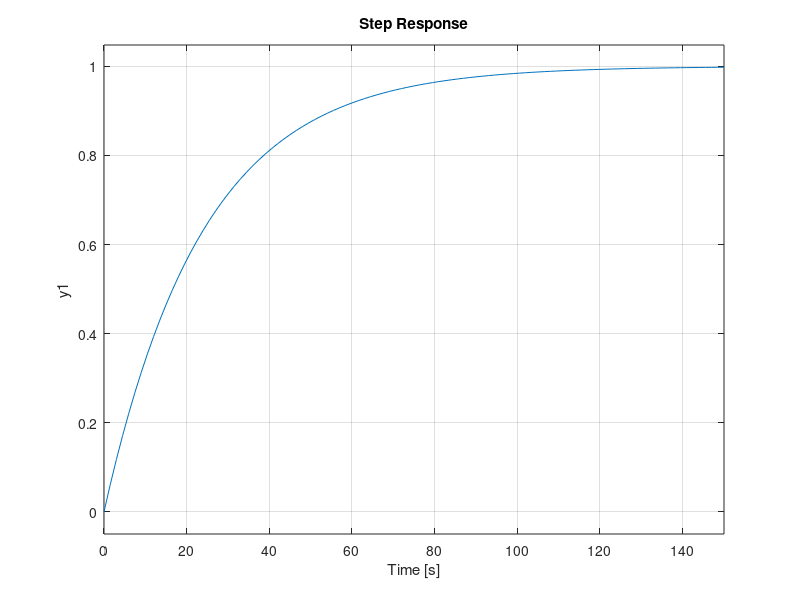
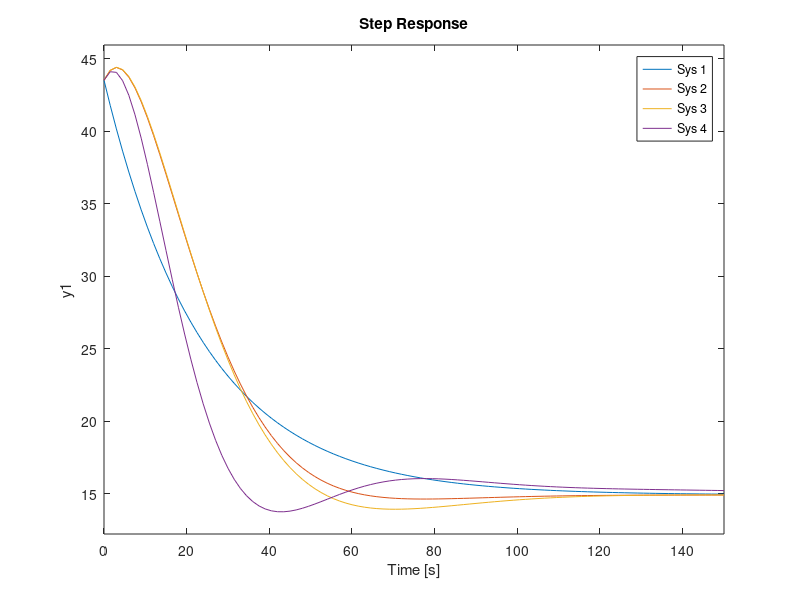
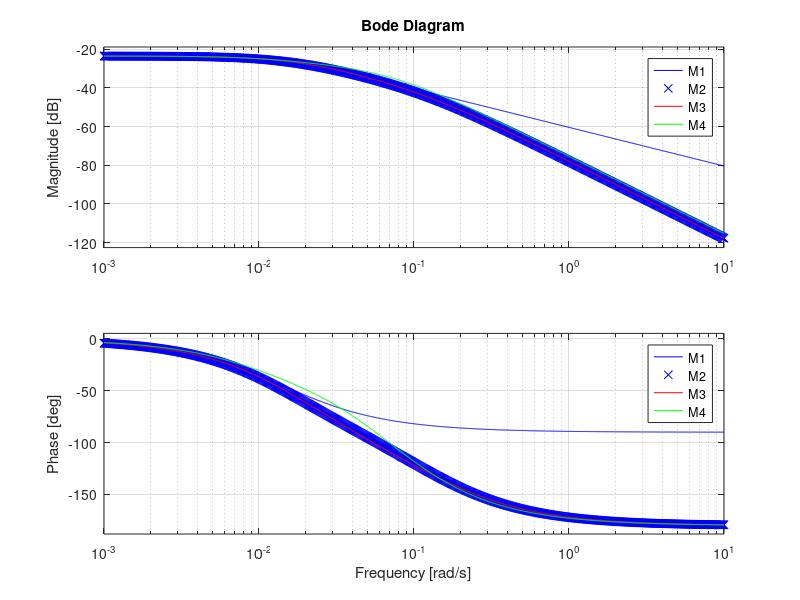
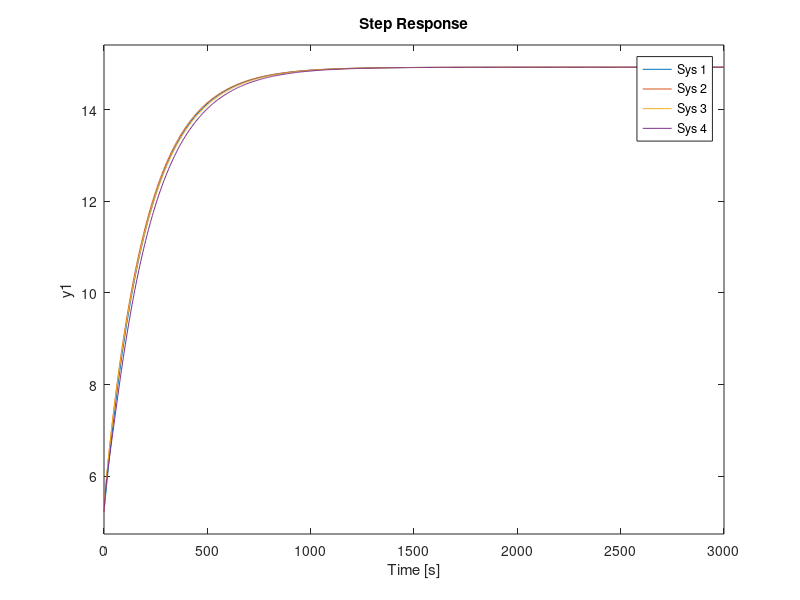

The MATLAB script that drew these images, in order:
close all
clear all
clc

% laboratorio precedente
%     mu=3.7/30;
%     Tau11=100;
%     M1=tf(mu,[Tau11 1]);
%     Tau21 = Tau11/10;
%     M2=tf(mu,conv([Tau11 1],[Tau21 1]));
%     Tau1 = 120;
%     Tau2 = Tau1/10;
%     Tau3 = Tau1/10;
%     T1 = Tau1/3;
%     M3=tf(mu*[T1 1],conv(conv([Tau1 1],[Tau2 1]),[Tau3 1]));
%     M4=tf(mu*[48 1],conv(conv([78 1],[20 1]),[12 1]));

M1=tf(0.067,[70 1]);
M2=tf(0.067,conv([65 1],[8 1]));
M3=tf(0.067*[12 1],conv(conv([60 1],[15 1]),[7 1]));
M4=tf(0.067*[48 1],conv(conv([78 1],[20 1]),[12 1]));

% sintesi del regolatore R1
    Ti=70;
    K=5/120*Ti/0.067;
    R1=K*(1+tf(1,[Ti 0]));
    step(R1*M1/(1+R1*M1),150);
    [gm,pm,wu,wc]=margin(R1*M1); [gm,pm,wu,wc]
    [gm,pm,wu,wc]=margin(R1*M2); [gm,pm,wu,wc]
    [gm,pm,wu,wc]=margin(R1*M3); [gm,pm,wu,wc]
    [gm,pm,wu,wc]=margin(R1*M4); [gm,pm,wu,wc]
    figure
    subplot(211);
    step(R1*M1/(1+R1*M1),R1*M2/(1+R1*M2),R1*M3/(1+R1*M3),R1*M4/(1+R1*M4),150);
    grid
    subplot(212);
    step(R1/(1+R1*M1),R1/(1+R1*M2),R1/(1+R1*M3),R1/(1+R1*M4),150);
    grid
    figure
    bode(M1, 'b',M2, 'xb',M3, 'r',M4, 'g');
    grid on;

% secondo regolatore
    K=0.005*Ti/0.067;
    R2=K*(1+tf(1,[Ti 0]));
    figure
    subplot(211);
    step(R2*M1/(1+R2*M1),R2*M2/(1+R2*M2),R2*M3/(1+R2*M3),R2*M4/(1+R2*M4),3000);
    grid
    subplot(212);
    step(R2/(1+R2*M1),R2/(1+R2*M2),R2/(1+R2*M3),R2/(1+R2*M4),3000);
    grid

% terzo regolatore
    K=0.5*Ti/0.067;
    R3=K*(1+tf(1,[Ti 0]));
    figure
    subplot(211);
    step(R3*M1/(1+R3*M1),R3*M2/(1+R3*M2),R3*M3/(1+R3*M3),R3*M4/(1+R3*M4),100);
    grid
    subplot(212);
    step(R3/(1+R3*M1),R3/(1+R3*M2),R3/(1+R3*M3),R3/(1+R3*M4),100);
    grid
    
% prestazioni anello chiuso con regolatore PID
    Wc = 0.05;
    T = 2;
    figure
    bode(tf(1,conv([1/Wc 0],[T 1])));

% quarto regolatore
    R4=1/M2*tf(1,conv([1/Wc 0],[T 1]));
    figure
    margin(R4*M2);

% determinazione dei coefficienti PID in forma ISA per la taratura del
% controllore

    n = R4.num{1};
    d = R4.den{1};

    % Td/N = d(1)/d(2);
    % K/Ti = 1/d(2);
       
    Ti = n(2)-d(1)/d(2)
    % Ti*Td*(1+1/N) = n(1);  % Ti*(Td+Td/N) = n(1);
    % Td = n(1)/Ti - Td/N;
    Td = n(1)/Ti - d(1)/d(2)
    N = Td*d(2)/d(1)
    K = Ti/d(2)
    
% verifica correttezza parametri PID
    figure
    bode(R4, '+',K*(1+tf(1,[Ti 0])+tf([Td 0],[Td/N 1])));




















